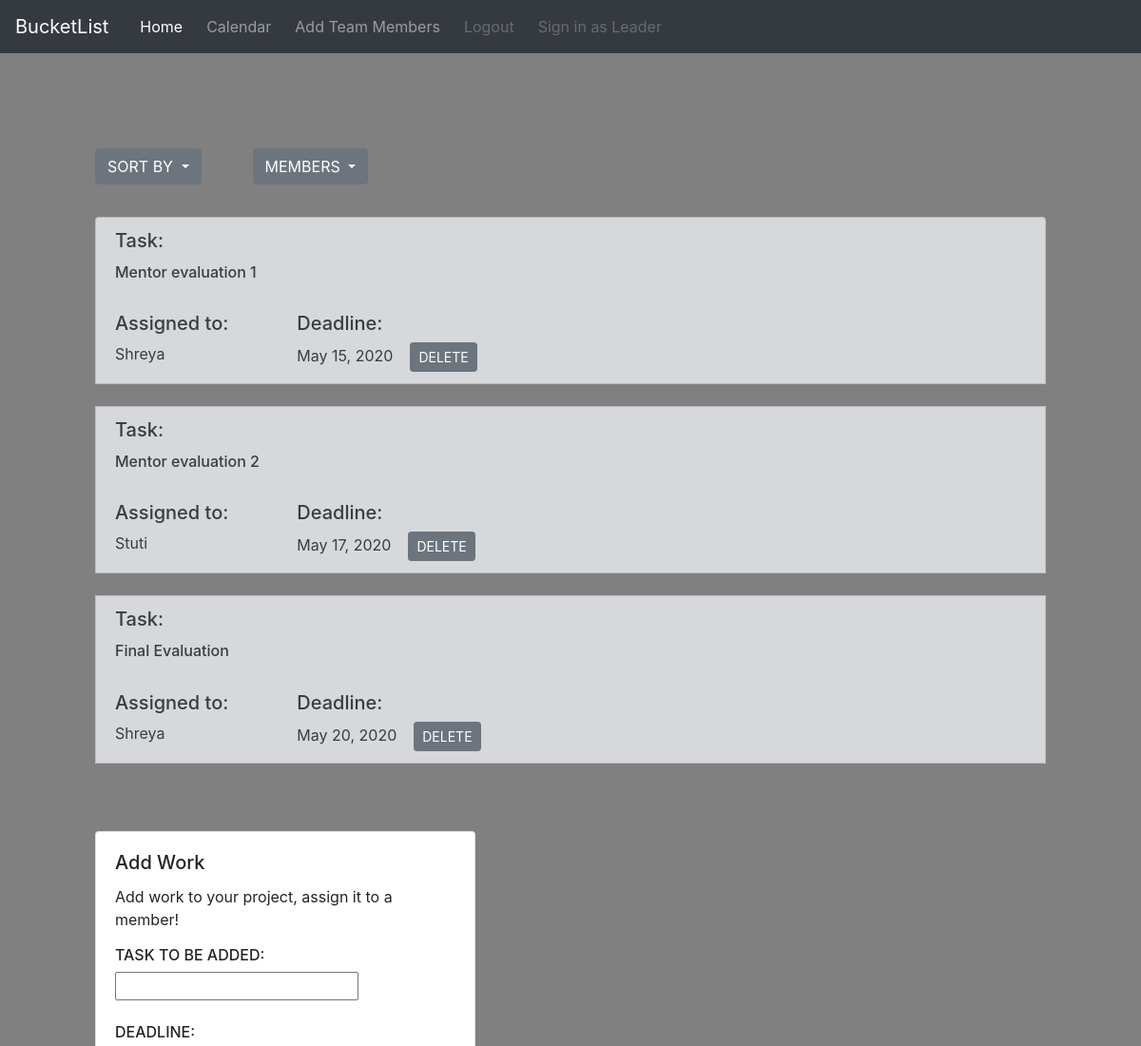
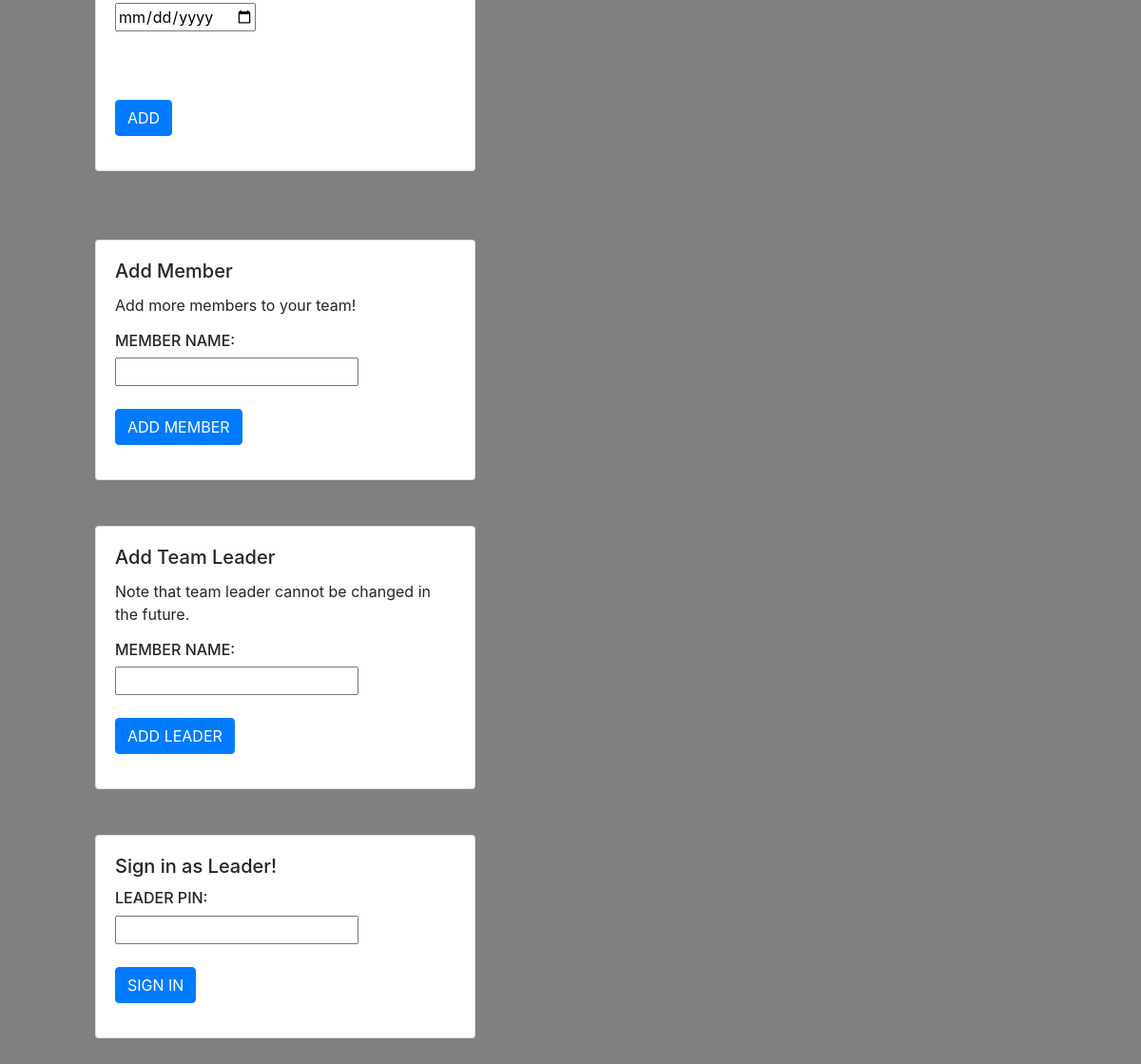
/sort1/ (signed in), run on the app's committed database (2 pictures, top to bottom).
### BucketList/models.py (models this page shows)
class ListItem(models.Model):
	team = models.ForeignKey(User,on_delete=models.CASCADE,blank=True,null=True)
	content = models.CharField(max_length=500)
	deadline = models.DateField()
	member = models.CharField(max_length=100)

### BucketList/views.py (the view)
# urls.py: path('sort1/',sortbydead,name="sortbydead"),
def sortbydead(request):
	stuff = ListItem.objects.filter(team__id=request.user.id)
	all_items = stuff.order_by('deadline')
	return render(request,'BucketList/home.html',{'all':all_items})

### BucketList/Templates/BucketList/home.html (shortened to what this page needs)
<DOCTYPE! html>
<html>
<head>
	<link rel="stylesheet" href="https://maxcdn.bootstrapcdn.com/bootstrap/4.0.0/css/bootstrap.min.css">
</head>
	<section><nav class="navbar navbar-expand-lg navbar-light bg-light navbar navbar-dark bg-dark">
  <a class="navbar-brand" href="/">BucketList</a>
  <div class="collapse navbar-collapse" id="navbarSupportedContent">
    <ul class="navbar-nav mr-auto">
      <li class="nav-item active">
        <a class="nav-link" href="/">Home <span class="sr-only">(current)</span></a>
      </li>&nbsp;&nbsp;
      <li class="nav-item">
        <a class="nav-link" href="#">Calendar</a>
      </li>&nbsp;&nbsp;
      {% if user.is_authenticated %}
      <li class="nav-item">
        <a class="nav-link" href="#memberForm">Add Team Members</a>
      </li>&nbsp;&nbsp;
      <li class="nav-item">
        <a class="nav-link disabled" href="{% url 'logout' %}">Logout</a>
      </li>&nbsp;&nbsp;{% if not leadsignedin %}
      <li class="nav-item">
        <a class="nav-link disabled" href="#signasleader">Sign in as Leader</a>
      </li>{% endif %}
      {% endif %}
    </ul>
  </div>
</nav>
</section>
<body style="background-color:grey ">
<div style="margin: 100px">
{% if user.is_authenticated %}
{% if not leadsignedin %}
<div class="dropdown" style="float: left">
  <button class="btn btn-secondary dropdown-toggle" type="button" id="dropdownMenuButton" data-toggle="dropdown" aria-haspopup="true" aria-expanded="false">
    SORT BY
  </button>
</div>
<div style="float: left">
</div>{% endif %}
<div class="dropdown" style="float: left" >
  <button class="btn btn-secondary dropdown-toggle" type="button" id="dropdownMenuButton" data-toggle="dropdown" aria-haspopup="true" aria-expanded="false">
    MEMBERS
  </button>
</div>
<br>
<br>
<br>
	<ul class="list-group">
	{% for item in all %}
	<li class="list-group-item list-group-item-action list-group-item-secondary" >
  <h5 class="card-title">Task:</h5>
  <h6 class="card-text">{{ item.content }}</h6>
  <br>
  <div style="float: left"><h5>Assigned to:</h5>{{ item.member }}&nbsp;&nbsp;
  </div>
  <div style="float: left;">&nbsp;&nbsp;&nbsp;&nbsp;&nbsp;&nbsp;&nbsp;&nbsp;&nbsp;&nbsp;&nbsp;&nbsp;&nbsp;&nbsp;&nbsp;&nbsp;</div>
  <div style="float: left"><h5>Deadline:</h5> {{ item.deadline }} <form action="/delete/{{ item.id }}/" method="post" style="display:inline">
		<input class="btn btn-secondary btn-sm" type="submit" value="DELETE"></div>
		</li><br>
		{% endfor %}
	</ul>
<br>
<br>
<div class="card" style="width: 25rem;" style="float: left">
  <div class="card-body">
    <h5 class="card-title">Add Work</h5>
        <p class="card-text">Add work to your project, assign it to a member!</p>
        <form name="addItem" action="/add/" onsubmit="return ValidateFormAddItem()" method="post">{% csrf_token %}
          <h6>TASK TO BE ADDED:</h6> <input  type="text" name="content" ><br><br>
          <h6>DEADLINE:</h6>  <input type="date" name="deadline" ><br><br>
          {% if leadsignedin %}<h6>MEMBER:</h6> <input type="text" name="member" >{% endif %}<br><br>
          <input class="btn btn-primary" type="submit" value="ADD">
        </form>
  </div>
</div>
<br><br><br>
<div style="float: left margin-bottom: 50px" >
  <div class="card" style="width: 25rem;" style="float: left">
    <div class="card-body">
      <h5 class="card-title">Add Member</h5>
        <p class="card-text">Add more members to your team!</p>
        <form id="memberForm" name="mem" action="/addMember/" onsubmit="return ValidateFormMemberForm()" method="post">{% csrf_token %}
        <h6>MEMBER NAME:</h6><input type="text" name="memname"><br><br>
        <input class="btn btn-primary" type="submit" value="ADD MEMBER" >
        </form>
    </div>
  </div>
</div>
<br><br>
{% if not leadsignedin and not teamleader %}
<div style="float: left margin-bottom: 50px" >
  <div class="card" style="width: 25rem;" style="float: left">
    <div class="card-body">
      <h5 class="card-title">Add Team Leader</h5>
        <p class="card-text">Note that team leader cannot be changed in the future.</p>
        <form id="leaderForm" name="addLeader" action="/addLeader/" onsubmit="return ValidateFormLeaderForm()" method="post">{% csrf_token %}
        <h6>MEMBER NAME:</h6><input type="text" name="Leader"><br><br>
        <input class="btn btn-primary" type="submit" value="ADD LEADER" >
        </form>
    </div>
  </div>
</div>
{% endif %}
<br>
<br>
{% if not leadsignedin %}
<div style="float: left margin-bottom: 50px" >
  <div class="card" style="width: 25rem;" style="float: left">
    <div class="card-body">
      <h5 class="card-title">Sign in as Leader!</h5>
        <form id="signasleader" name="signleader" action="/signasleader/" onsubmit="return ValidateSignIn()" method="post">{% csrf_token %}
        <h6>LEADER PIN:</h6><input type="text" name="leaderpin"><br><br>
        <input class="btn btn-primary" type="submit" value="SIGN IN" >
        </form>
    </div>
  </div>
</div>
{% endif %}
{% endif %}
</div>
</body>
</html>

### data on the page
ListItem: content "Mentor evaluation 1", member "Shreya", deadline "May 15, 2020"
ListItem: content "Mentor evaluation 2", member "Stuti", deadline "May 17, 2020"
ListItem: content "Final Evaluation", member "Shreya", deadline "May 20, 2020"
